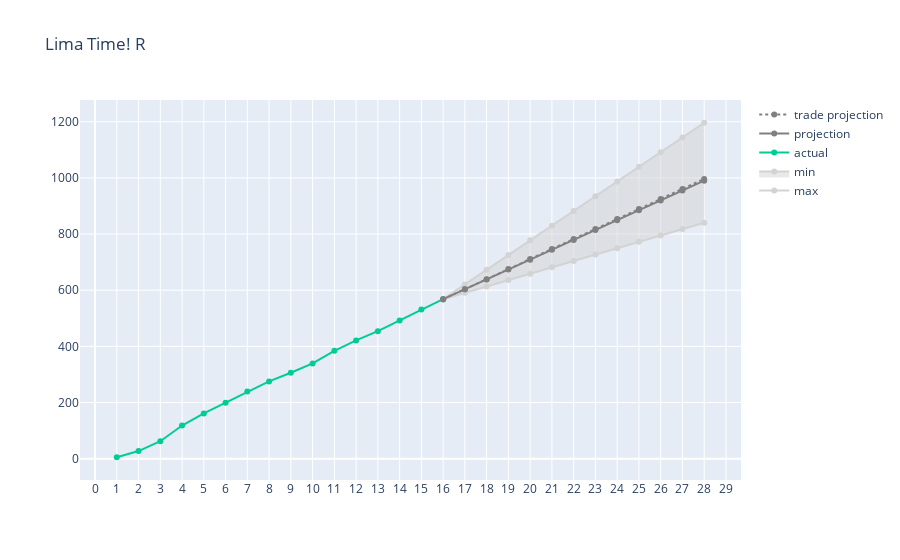

This figure's notebook cell:
### Code cell
rbi = df[df['Player'].isin(optimized.hitter_optimized_lineup)][['HR', 'SB', 'R', 'RBI']].sum()[stat]/(29-period)
rbi2 = df2[df2['Player'].isin(optimized2.hitter_optimized_lineup)][['HR', 'SB', 'R', 'RBI']].sum()[stat]/(29-period)

fig = go.Figure()

fig.add_trace(
    go.Scatter(name='max',
        x=np.arange(period, 29),
        y=[pt.loc[tm,'total']+(pt.loc[tm, 'max']*i) for i in range(29-period)],
        marker=dict(color='lightgray'),
        #fill='tonexty',
    )
)
fig.add_trace(
    go.Scatter(name='min',
        x=np.arange(period, 29),
        y=[pt.loc[tm,'total']+(pt.loc[tm, 'min']*i) for i in range(29-period)],
        marker=dict(color='lightgray'),
        fill='tonexty',
    )
)
fig.add_trace(
    go.Scatter(name='actual',
        x=np.arange(1,current_period),
        y=pt.loc[tm,1:period].cumsum().values
    )
)
fig.add_trace(
    go.Scatter(name='projection',
        x=np.arange(current_period-1,29),
        y=[pt.loc[tm, 'total']]+[(pt.loc[tm, 'total']+(i*rbi)) for i in range(1,29-period)],
        marker=dict(color='gray')
    )
)
fig.add_trace(
    go.Scatter(name='trade projection',
        x=np.arange(current_period-1,29),
        y=[pt.loc[tm, 'total']]+[(pt.loc[tm, 'total']+(i*rbi2)) for i in range(1,29-period)],
        marker=dict(color='gray'),
        line=dict(dash='dot')
    )
)
fig.update_layout(
    title=tm+' '+stat,
    xaxis = dict(dtick=1)
)
fig.show()

### Figure 1 — Plotly figure (JSON) as saved in the notebook; plotly's stock layout.template omitted (floating-point values rounded to 4 significant figures)
{"data": [{"marker": {"color": "lightgray"}, "name": "max", "type": "scatter", "x": [16, 17, 18, 19, 20, 21, 22, 23, 24, 25, 26, 27, 28], "y": [568, 620.4, 672.7, 725.1, 777.5, 829.8, 882.2, 934.5, 986.9, 1039.0, 1092.0, 1144.0, 1196.0]}, {"fill": "tonexty", "marker": {"color": "lightgray"}, "name": "min", "type": "scatter", "x": [16, 17, 18, 19, 20, 21, 22, 23, 24, 25, 26, 27, 28], "y": [568, 590.7, 613.4, 636.1, 658.8, 681.5, 704.2, 726.9, 749.6, 772.3, 795.0, 817.7, 840.4]}, {"name": "actual", "type": "scatter", "x": [1, 2, 3, 4, 5, 6, 7, 8, 9, 10, 11, 12, 13, 14, 15, 16], "y": [5, 27, 62, 118, 161, 199, 239, 275, 306, 339, 384, 421, 454, 492, 531, 568]}, {"marker": {"color": "gray"}, "name": "projection", "type": "scatter", "x": [16, 17, 18, 19, 20, 21, 22, 23, 24, 25, 26, 27, 28], "y": [568, 603.2, 638.4, 673.6, 708.7, 743.9, 779.1, 814.3, 849.5, 884.7, 919.8, 955.0, 990.2]}, {"line": {"dash": "dot"}, "marker": {"color": "gray"}, "name": "trade projection", "type": "scatter", "x": [16, 17, 18, 19, 20, 21, 22, 23, 24, 25, 26, 27, 28], "y": [568, 603.7, 639.4, 675.1, 710.7, 746.4, 782.1, 817.8, 853.5, 889.2, 924.8, 960.5, 996.2]}], "layout": {"title": {"text": "Lima Time! R"}, "xaxis": {"dtick": 1}}}
